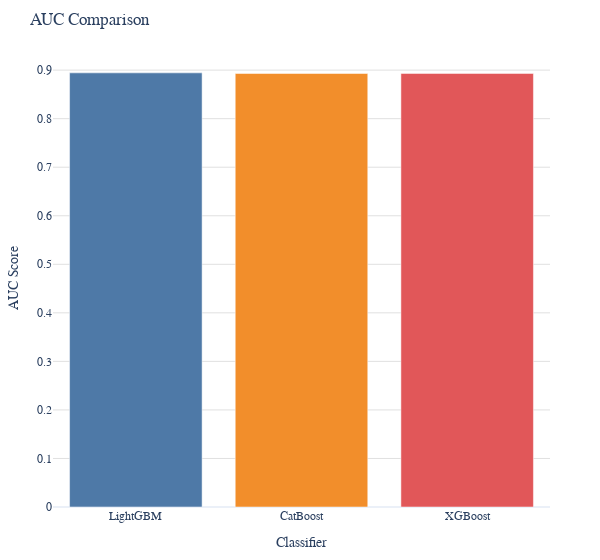

The notebook cell saved with this chart:
### Code cell
# Create data for the plot
colors = ['#4e79a7', '#f28e2b', '#e15759']

# Create the figure with optimized settings
fig = go.Figure(data=[go.Bar(
    x=classifiers,
    y=auc_scores,
    name='AUC Score',
    marker_color=colors
)])

# Update layout with optimized settings
fig.update_layout(
    title='AUC Comparison',
    xaxis_title='Classifier',
    yaxis_title='AUC Score',
    template='plotly_white',
    font=dict(family="Arial", size=12),
    width=600,
    margin=dict(l=50, r=50, t=50, b=50)
)

# Add gridlines
fig.update_yaxes(showgrid=True, gridwidth=1, gridcolor='#E0E0E0')

# Show the plot
fig.show()

### Figure 1 — Plotly figure (JSON) as saved in the notebook; plotly's stock layout.template omitted (floating-point values rounded to 4 significant figures)
{"data": [{"marker": {"color": ["#4e79a7", "#f28e2b", "#e15759"]}, "name": "AUC Score", "type": "bar", "x": ["LightGBM", "CatBoost", "XGBoost"], "y": [0.8944, 0.8931, 0.8932]}], "layout": {"font": {"family": "Arial", "size": 12}, "margin": {"b": 50, "l": 50, "r": 50, "t": 50}, "title": {"text": "AUC Comparison"}, "width": 600, "xaxis": {"title": {"text": "Classifier"}}, "yaxis": {"gridcolor": "#E0E0E0", "gridwidth": 1, "showgrid": true, "title": {"text": "AUC Score"}}}}
